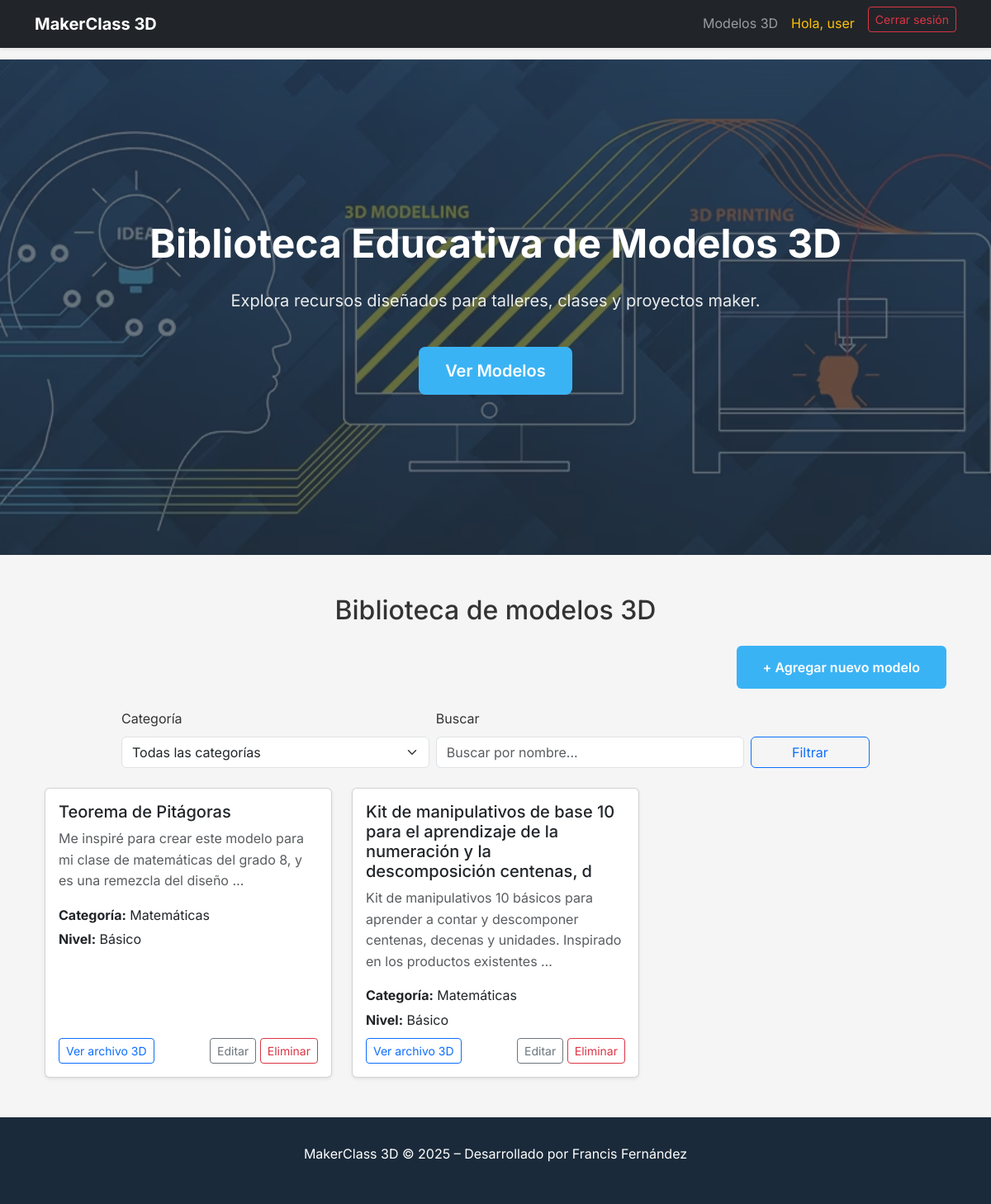
Screenshot of /modelos/ (signed in) with the database file from the repository.
### biblioteca/models.py (models this page shows, shortened)
class Model3D(models.Model):
    nombre = models.CharField(max_length=100)
    descripcion = models.TextField()
    url_archivo = models.URLField(help_text="Link a Thingiverse, Cults o Google Drive")
    categoria = models.ForeignKey(Category, on_delete=models.CASCADE)
    etiquetas = models.ManyToManyField(Etiqueta, blank=True, related_name="modelos")
    nivel = models.CharField(
        max_length=20,
        choices=[
            ('Básico', 'Básico'),
            ('Intermedio', 'Intermedio'),
            ('Avanzado', 'Avanzado'),
        ]
    )

class Category(models.Model):
    nombre = models.CharField(max_length=50)
    class Meta:
        verbose_name = "Categoría"
        verbose_name_plural = "Categorías"

### biblioteca/views.py (the view)
# urls.py: path('modelos/', views.lista_modelos, name='lista_modelos'),
def lista_modelos(request):
    categoria_id = request.GET.get('categoria')
    termino = request.GET.get('q')
    modelos = Model3D.objects.all().select_related('categoria').prefetch_related('etiquetas')
    if categoria_id:
        modelos = modelos.filter(categoria_id=categoria_id)
    if termino:
        modelos = modelos.filter(nombre__icontains=termino)
    categorias = Category.objects.all()
    context = {
        'modelos': modelos,
        'categorias': categorias,
        'categoria_seleccionada': categoria_id,
        'termino_busqueda': termino,
    }
    return render(request, 'biblioteca/lista_modelos.html', context)

### biblioteca/templates/biblioteca/lista_modelos.html (shortened to what this page needs)
{% extends "biblioteca/inicio.html" %}
{% load static %}
{% block contenido_principal %}
<div class="container my-5">
  <h2 class="section-title text-center mb-4">
    Biblioteca de modelos 3D
  </h2>
  <div class="text-end mb-4">
    <a href="{% url 'agregar_modelo' %}" class="btn btn-primary">
      + Agregar nuevo modelo
    </a>
  </div>
  <div class="row mb-4">
    <div class="col-md-10 mx-auto">
      <form method="get" class="row g-2 align-items-end">
        <div class="col-md-5">
          <label class="form-label">Categoría</label>
          <select name="categoria" class="form-select">
            <option value="">Todas las categorías</option>
          </select>
        </div>
        <div class="col-md-5">
          <label class="form-label">Buscar</label>
          <input
            type="text"
            name="q"
            class="form-control"
            placeholder="Buscar por nombre..."
            value="{{ termino_busqueda|default_if_none:'' }}"
          >
        </div>
        <div class="col-md-2 d-grid">
          <button type="submit" class="btn btn-outline-primary">
            Filtrar
          </button>
        </div>
      </form>
    </div>
  </div>
  {% if modelos %}
    <div class="row g-4">
      {% for modelo in modelos %}
        <div class="col-md-4">
          <div class="card h-100 shadow-sm">
            <div class="card-body d-flex flex-column">
              <h5 class="card-title">{{ modelo.nombre }}</h5>
              <p class="card-text text-muted">
                {{ modelo.descripcion|truncatewords:20 }}
              </p>
              <p class="mb-1">
                <strong>Categoría:</strong> {{ modelo.categoria.nombre }}
              </p>
              <p class="mb-2">
                <strong>Nivel:</strong> {{ modelo.nivel }}
              </p>
              <div class="mt-auto d-flex justify-content-between">
                <a href="{{ modelo.url_archivo }}" target="_blank"
                   class="btn btn-outline-primary btn-sm">
                  Ver archivo 3D
                </a>
                <div>
                  <a href="{% url 'editar_modelo' modelo.pk %}"
                     class="btn btn-outline-secondary btn-sm">
                    Editar
                  </a>
                  <a href="{% url 'eliminar_modelo' modelo.pk %}"
                     class="btn btn-outline-danger btn-sm">
                    Eliminar
                  </a>
                </div>
              </div>
            </div>
          </div>
        </div>
      {% endfor %}
    </div>
  {% else %}
    <p class="text-center mt-4">
      No hay modelos registrados todavía.
    </p>
  {% endif %}
</div>
{% endblock %}

### biblioteca/templates/biblioteca/inicio.html (shortened to what this page needs)
{% load static %}
<!DOCTYPE html>
<html lang="es">
<head>
    <link href="https://cdn.jsdelivr.net/npm/bootstrap@5.3.0/dist/css/bootstrap.min.css" rel="stylesheet">
    <link rel="stylesheet" href="{% static 'biblioteca/css/styles.css' %}">
</head>
<body>
<nav class="navbar navbar-expand-lg navbar-dark bg-dark fixed-top shadow-sm">
    <div class="container">
        <a class="navbar-brand fw-bold" href="{% url 'inicio' %}">MakerClass 3D</a>
        <div class="collapse navbar-collapse" id="navbarMenu">
            <ul class="navbar-nav ms-auto">
                <li class="nav-item">
                    <a class="nav-link" href="{% url 'lista_modelos' %}">Modelos 3D</a>
                </li>
                {% if user.is_authenticated %}
                    <li class="nav-item">
                        <span class="nav-link text-warning">
                            Hola, {{ user.username }}
                        </span>
                    </li>
                    <li class="nav-item">
                        <form method="post" action="{% url 'logout' %}">
                            <button type="submit" class="btn btn-outline-danger btn-sm ms-lg-2">
                                Cerrar sesión
                            </button>
                        </form>
                    </li>
                {% else %}
                    <li class="nav-item">
                        <a class="nav-link text-success" href="{% url 'login' %}">
                            Iniciar sesión
                        </a>
                    </li>
                {% endif %}
            </ul>
        </div>
    </div>
</nav>
<section class="hero-section">
    <div class="hero-content">
        <h1 class="hero-title">
            Biblioteca Educativa de Modelos 3D
        </h1>
        <p class="hero-subtitle">
            Explora recursos diseñados para talleres, clases y proyectos maker.
        </p>
        <a href="{% url 'lista_modelos' %}" class="btn btn-primary btn-lg">
            Ver Modelos
        </a>
    </div>
</section>
<main class="container my-5">
    {% block contenido_principal %}
    {% endblock %}
</main>
<footer class="footer">
    <p>MakerClass 3D © 2025 – Desarrollado por Francis Fernández</p>
</footer>
</body>
</html>

### biblioteca/static/biblioteca/css/styles.css (style rules this page uses)
body { font-family: 'Inter', -apple-system, BlinkMacSystemFont, 'Segoe UI', Roboto, sans-serif; color: #333; line-height: 1.6; background-color: #f5f5f5; padding-top: 72px; }
.hero-section { position: relative; min-height: 75vh; display: flex; align-items: center; justify-content: center; background-image: url("/static/biblioteca/img/hero.jpg"); background-size: cover; background-position: center; background-repeat: no-repeat; }
.hero-section::before { content: ""; position: absolute; inset: 0; background-color: rgba(26, 42, 58, 0.65); }
.hero-content { position: relative; z-index: 2; text-align: center; color: #ffffff; padding: 24px; max-width: 900px; }
.hero-title { font-size: 48px; font-weight: 700; margin-bottom: 24px; }
.hero-subtitle { font-size: 20px; margin-bottom: 40px; color: rgba(255, 255, 255, 0.9); }
.btn-primary { background-color: #3AB3F5; border: none; font-weight: 600; padding: 14px 32px; }
.footer { background-color: #1A2A3A; color: white; padding: 32px 24px; text-align: center; }

### rows the page displays
Model3D: nombre "Teorema de Pitágoras", descripcion "Me inspiré para crear este modelo para mi clase de matemáticas del grado 8, y es una remezcla del diseño …", categoria.nombre "Matemáticas", nivel "Básico"
Model3D: nombre "Kit de manipulativos de base 10 para el aprendizaje de la numeración y la descomposición centenas, d", descripcion "Kit de manipulativos 10 básicos para aprender a contar y descomponer centenas, decenas y unidades. Inspirado en los productos existentes …", categoria.nombre "Matemáticas", nivel "Básico"

### other values shown
{{ user.username }} "user"
